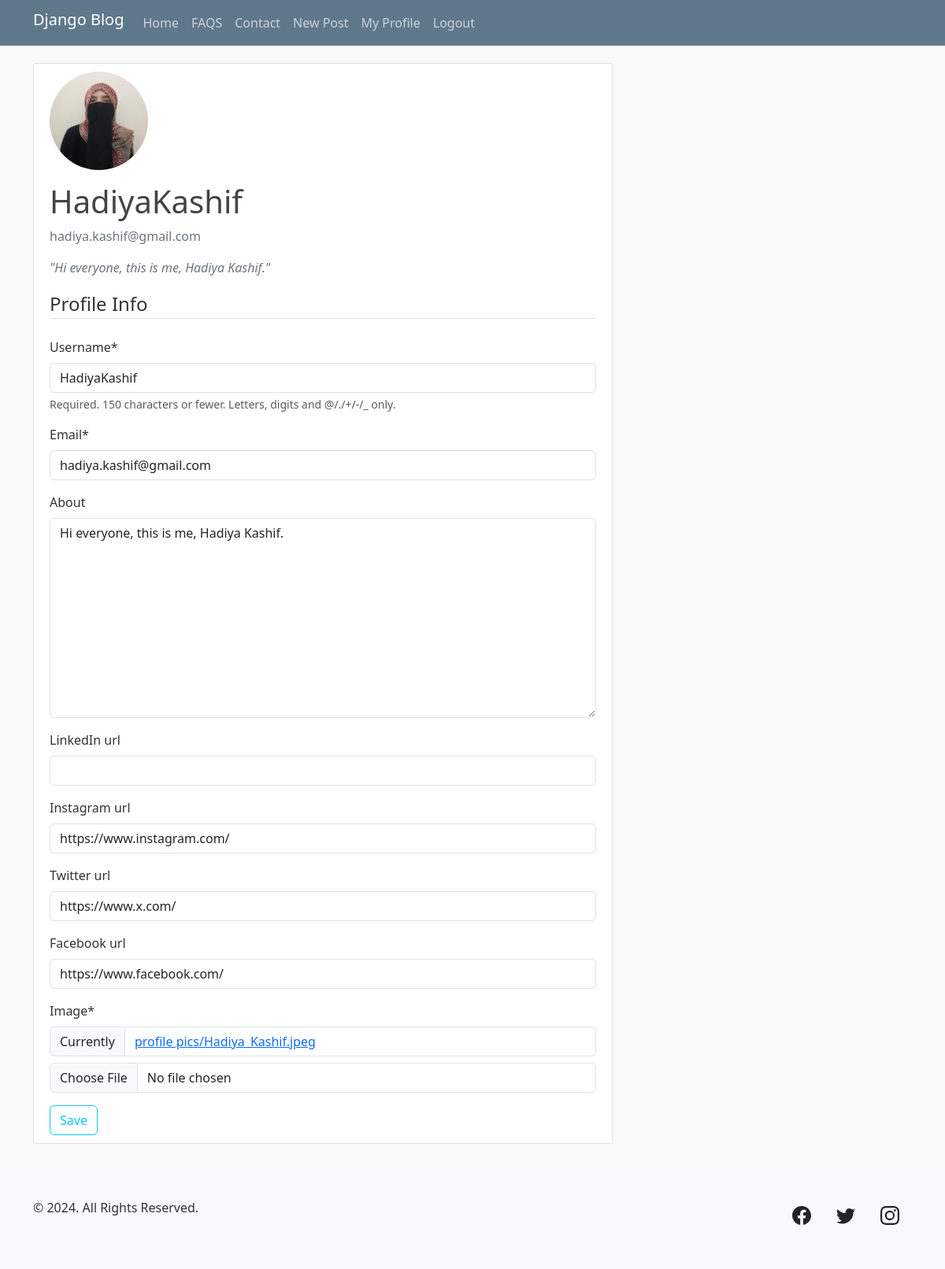
/profile/ (signed in), run on the app's committed database.
### users/models.py (models this page shows, shortened)
class Profile(models.Model):
    user = models.OneToOneField(User, on_delete = models.CASCADE)
    image = models.ImageField(default='default.jpg', upload_to='profile pics')
    about = models.TextField(blank=True, null=True)
    linkedIn_url = models.URLField(max_length=255, blank=True, null=True)
    instagram_url = models.URLField(max_length=255, blank=True, null=True)
    twitter_url = models.URLField(max_length=255, blank=True, null=True)
    facebook_url = models.URLField(max_length=255, blank=True, null=True)

### users/views.py (the view)
# urls.py: path('profile/',user_views.profile,name="profile"),
@login_required
def profile(request):
    if request.method == 'POST':
        u_form = UserUpdationForm(request.POST, instance=request.user)
        p_form = ProfileUpdationForm(request.POST, request.FILES, instance= request.user.profile)
        if u_form.is_valid and p_form.is_valid:
            u_form.save()
            p_form.save()
            messages.success(request,f'Info updated successfully!')
            return redirect('profile')
    else:
        u_form = UserUpdationForm(instance=request.user)
        p_form = ProfileUpdationForm(instance= request.user.profile)
    context = {
        'u_form' : u_form,
        'p_form' : p_form
    }
    return render(request, 'profile.html', context)

### users/forms.py
class UserUpdationForm(forms.ModelForm):
    email = forms.EmailField()
    class Meta:
        model = User
        fields = ['username' , 'email']

class ProfileUpdationForm(forms.ModelForm):
    class Meta:
        model = Profile
        fields = ['about','linkedIn_url','instagram_url','twitter_url','facebook_url','image']

### templates/profile.html (shortened to what this page needs)
{% extends "base.html" %}
{% load crispy_forms_tags %}
{% block content %}
    <div class="content-section">
      <div class="media">
        <img class="rounded-circle account-img" src="{{ user.profile.image.url }}">
        <div class="media-body">
          <h2 class="account-heading">{{ user.username }}</h2>
          <p class="text-secondary">{{ user.email }}</p>
          <p class="text-secondary"><i>"{{ user.profile.about }}"</i></p>
        </div>
      </div>
      <form method="POST" enctype = "multipart/form-data">
        <fieldset class="form-group">
            <legend class="border-bottom mb-4">Profile Info</legend>
            {{ u_form|crispy }}
            {{ p_form|crispy }}
        </fieldset>
        <div class="form-group">
            <button class="btn btn-outline-info" type="submit">Save</button>
        </div>
    </form>
    </div>
{% endblock content %}

### static/main.css (style rules this page uses)
body { background: #fafafa; color: #333333; margin-top: 5rem; }
h1, h2, h3, h4, h5, h6 { color: #444444; }
.content-section { background: #ffffff; padding: 10px 20px; border: 1px solid #dddddd; border-radius: 3px; margin-bottom: 20px; }
.account-img { height: 125px; width: 125px; margin-right: 20px; margin-bottom: 16px; }
.account-heading { font-size: 2.5rem; }

### data on the page
Profile: about "Hi everyone, this is me, Hadiya Kashif.", instagram_url "https://www.instagram.com/", twitter_url "https://www.x.com/", facebook_url "https://www.facebook.com/"

### other printed values
{{ user.username }} "HadiyaKashif"
{{ user.email }} "hadiya.kashif@gmail.com"
{{ user.profile.about }} "Hi everyone, this is me, Hadiya Kashif."
